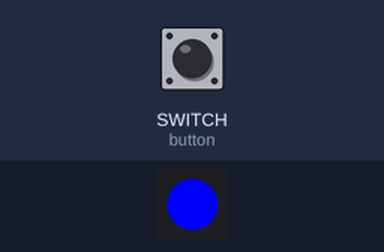
Simulated run of this program. Board: CircuitPython board. Shown: 1 RGB LEDs in strip order, left to right. Inputs (shaded band) come from the test bench; at power-on: SWITCH (button) LOW. USB keyboard and mouse output is not drawn.

Above: at 1.7 s.
1.8 s: SWITCH (button) pulled HIGH for 0.15 s
At 1.87 s:
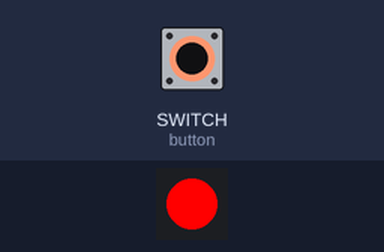
3.4 s: SWITCH (button) pulled HIGH for 3.2 s
At 7.1 s:
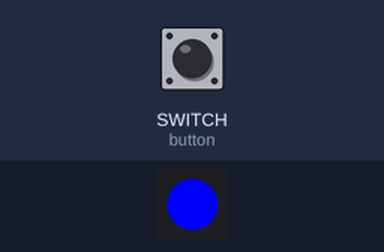
Timing chart, 0 to 8.6 s (numbered marks = the images above; inputs shaded):
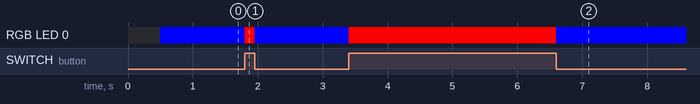

Measured:
- after the input at 1.8 s, RGB LED 0: RGB(0, 0, 255) → RGB(255, 0, 0) at once, → RGB(0, 0, 255) 0.15 s later
- after the input at 3.4 s, RGB LED 0: RGB(0, 0, 255) → RGB(255, 0, 0) at once, → RGB(0, 0, 255) 3.2 s later

The program:

ptt.py
```python
import time
import board
import neopixel
import usb_hid
from digitalio import DigitalInOut, Pull
from adafruit_hid.keyboard import Keyboard
from adafruit_hid.keycode import Keycode

# Create led object and give program rest time
led = neopixel.NeoPixel(board.NEOPIXEL, 1)
time.sleep(0.5)

# Create keyboard object
kbd = Keyboard(usb_hid.devices)

# Button logistics
button = DigitalInOut(board.SWITCH)
button.switch_to_input(pull=Pull.DOWN)
button_state = False

# Fill the led with blue color
led.fill((0, 0, 255))

# Methods for pressing/releasing the button
def pressed():
    led.fill((255, 0, 0))
    # By default press T to use the button, can change to whatever button prefered
    kbd.press(Keycode.T)

def released():
    led.fill((0, 0, 255))
    # Release the configured button
    kbd.release(Keycode.T)

# Main loop for the controller
while True:
    if button.value and not button_state:
        pressed()
        button_state = True

    if not button.value and button_state:
        released()
        button_state = False
```
